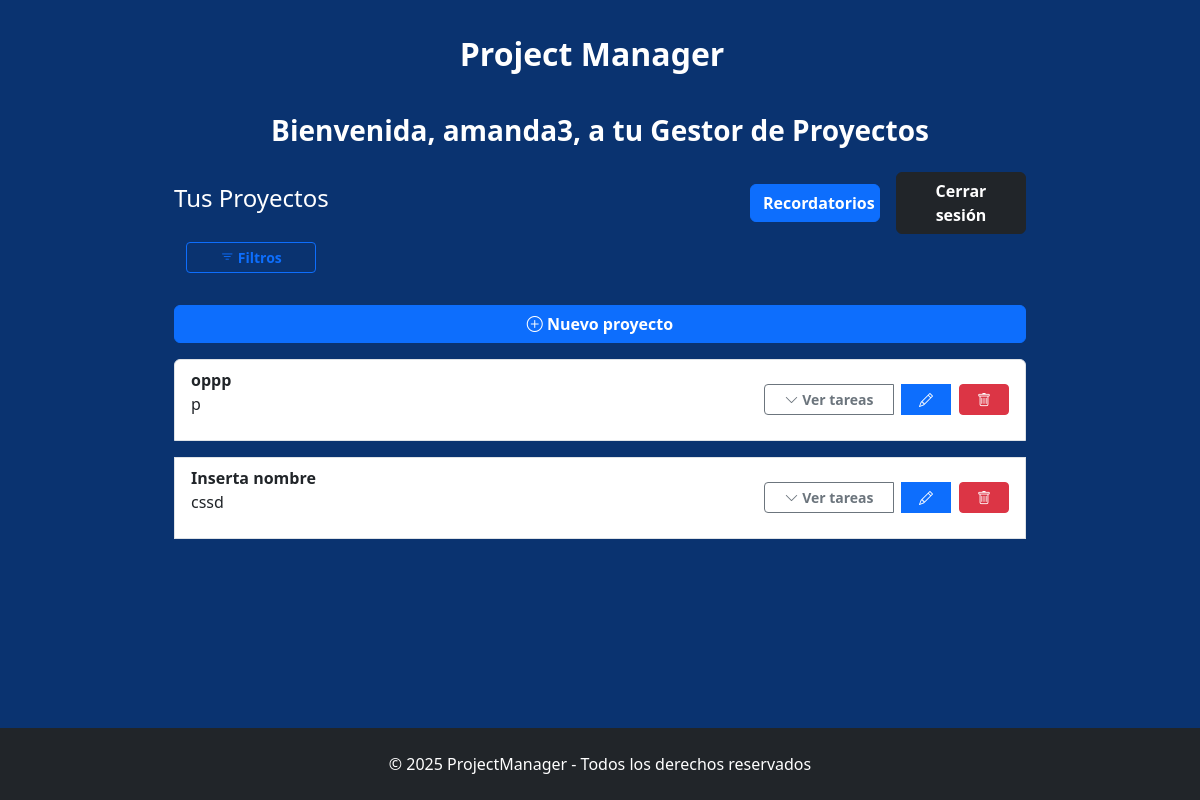
Before: / (signed in) with the older database file.
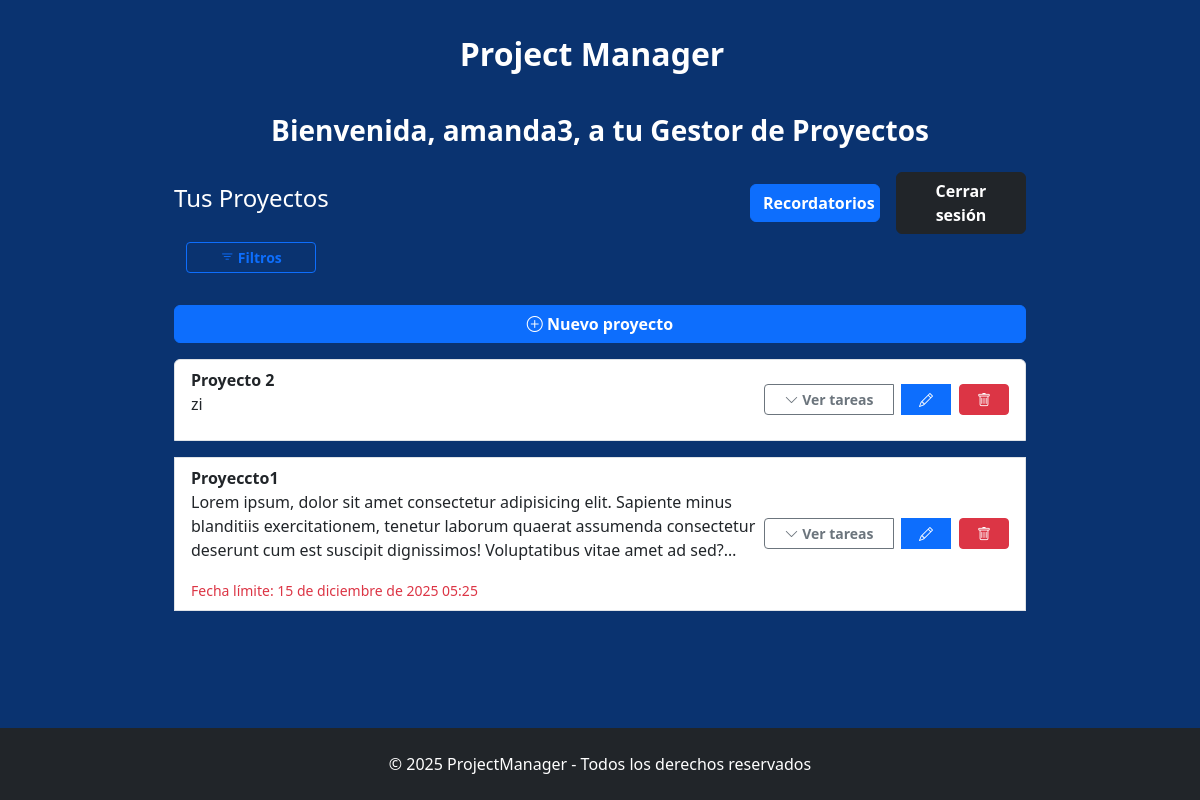
After: the same page with the newer database file.
### apps/projects/models.py (models this page shows, shortened)
class Project(models.Model):
    user = models.ForeignKey(
        User,
        on_delete=models.CASCADE,
        related_name="projects",
        verbose_name="Usuario"
    )
    name = models.CharField(
        max_length=100,
        unique=True,
        verbose_name="Nombre del proyecto"
    )
    description = models.TextField(
        blank=True,
        verbose_name="Descripción"
    )
    created_at = models.DateTimeField(
        auto_now_add=True,
        verbose_name="Fecha de creación"
    )
    due_date = models.DateTimeField(
        null=True,
        blank=True,
        verbose_name="Fecha de vencimiento"
    )
    completed = models.BooleanField(
        default=False,
        verbose_name="Completado"
    )
    completed_at = models.DateTimeField(
        null=True,
        blank=True,
        verbose_name="Fecha completado"
    )
    class Meta:
        verbose_name = "Proyecto"
        verbose_name_plural = "Proyectos"
        ordering = ["-created_at"]
    @property
    def is_expired(self):
        return self.due_date and self.due_date < timezone.now()

### apps/projects/views.py (the view)
# urls.py: path("", home_view, name='home'),
@login_required(login_url='login')
def home_view(request):
    user = request.user
    projects = Project.objects.filter(user=user).prefetch_related('tasks')
    project_name = request.GET.get("project_name")
    if project_name:
        projects = projects.filter(name__icontains=project_name)
    task_title = request.GET.get("task_title")
    if task_title:
        projects = projects.filter(tasks__title__icontains=task_title)
    task_status = request.GET.get("task_status")
    if task_status in ["completed", "not_completed"]:
        is_completed = (task_status == "completed")
        projects = projects.filter(tasks__completed=is_completed)
    projects = projects.annotate(
        pending_tasks_count=Count('tasks', filter=Q(tasks__completed=False))
    ).order_by(
        '-pending_tasks_count',
        '-created_at',
    )
    return render(request, "projects_list.html", {
        "projects": projects.distinct(),
    })

### apps/reminders/management/context_processor.py (called while the page is built)
def pusher_settings(request):
    return {
        'PUSHER_KEY': os.getenv('PUSHER_KEY'),
        'PUSHER_CLUSTER': os.getenv('PUSHER_CLUSTER'),
    }

### apps/tasks/models.py (called while the page is built)
    @property
    def is_expired(self):
        return self.due_date and self.due_date < timezone.now()

    @property
    def is_near_expiration(self):
        if not self.due_date:
            return False
        now = timezone.now()
        return now <= self.due_date <= (now + timedelta(days=2))

### apps/projects/templates/projects_list.html (shortened to what this page needs)
{% extends "base.html" %}
{% load static %}
{% block content %}
<h3 class="text-center fw-bold mb-4">Bienvenida, {{ user }}, a tu Gestor de Proyectos</h3>
<section class="container-fluid d-flex flex-column">
    <div class="d-flex align-items-center justify-items-center">
        <h4>Tus Proyectos</h4>
        <div class="ms-auto d-flex gap-3 align-items-center justify-items-center">
            <a href="{% url 'reminders_list' %}" class="btn btn-primary">
                Recordatorios
            </a>
            <form method="post" action="{% url 'logout' %}">
                <button type="button" class="btn btn-dark" onclick="showConfirm(this)"
                    data-title="Confirmar cierre de sesión"
                    data-message="¿Está seguro de que desea cerrar la sesión activa?">
                    Cerrar sesión
                </button>
            </form>
        </div>
    </div>
    {% include "_filters.html" %}
    <div>
    </div>
    <a href="{% url 'create_project' %}" class="btn btn-primary btn-large mb-3">
        <i class="bi bi-plus-circle"></i> Nuevo proyecto
    </a>
    {% if projects %}
    <ul id="projects-list" class="list-group mb-4 d-flex flex-column gap-3">
        {% for project in projects %}
        <li class="list-group-item d-flex justify-content-between align-items-center list-item">
            <div class="w-100">
                <strong>{{ project.name }}</strong>
                <p data-bs-toggle="tooltip" title="Toca la descripción para ampliarla" id="desc-{{ project.id }}"
                    class="truncate-2-lines" onclick="toggleDescription('desc-{{ project.id }}')"
                    style="cursor: pointer;">
                    {{ project.description }}
                </p>
                {% if project.due_date %}
                <small
                    class="{% if project.is_expired or project.is_near_expiration %}text-danger{% else %}text-muted{% endif %}">
                    Fecha límite: {{ project.due_date|date:"j \\d\\e F \\d\\e Y H:i" }}
                </small>
                {% endif %}
            </div>
            <div class="btn-group gap-2" role="group">
                <button class="btn btn-outline-secondary btn-sm" type="button" data-bs-toggle="collapse"
                    data-bs-target="#tasks-{{ project.id }}" aria-expanded="false"
                    aria-controls="tasks-{{ project.id }}">
                    <i class="bi bi-chevron-down"></i> Ver tareas
                </button>
                <a href="{% url 'update_project' project.id %}" class="btn btn-sm btn-primary btn-icon"
                    data-bs-toggle="tooltip" title="Editar proyecto">
                    <i class="bi bi-pencil"></i>
                </a>
                <form method="post" action="{% url 'delete_project' project.id %}"> {% csrf_token %}
                    <button type="button" class="btn btn-sm btn-danger btn-icon" onclick="showConfirm(this)"
                        data-title="Confirmar eliminación"
                        data-message="¿Seguro que deseas eliminar el proyecto '{{ project.name }}'?"
                        data-bs-toggle="tooltip" title="Eliminar proyecto">
                        <i class="bi bi-trash"></i>
                    </button>
                </form>
            </div>
        </li>
        {% endfor %}
    </ul>
    {% else %}
    <div class="alert alert-info">No hay proyectos.</div>
    {% endif %}
</section>
{% endblock %}

Changed rows visible on the page:
removed Project: name "oppp", description "p"
removed Project: name "Inserta nombre", description "cssd"
added Project: name "Proyecto 2", description "zi"
added Project: name "Proyeccto1", description "Lorem ipsum, dolor sit amet consectetur adipisicing elit. Sapiente minus blanditiis exercitationem, tenetur laborum quaerat assumenda consectetur deserunt cum est suscipit dignissimos! Voluptatibus vitae amet ad…", due_date "15 de diciembre de 2025 05:25"
